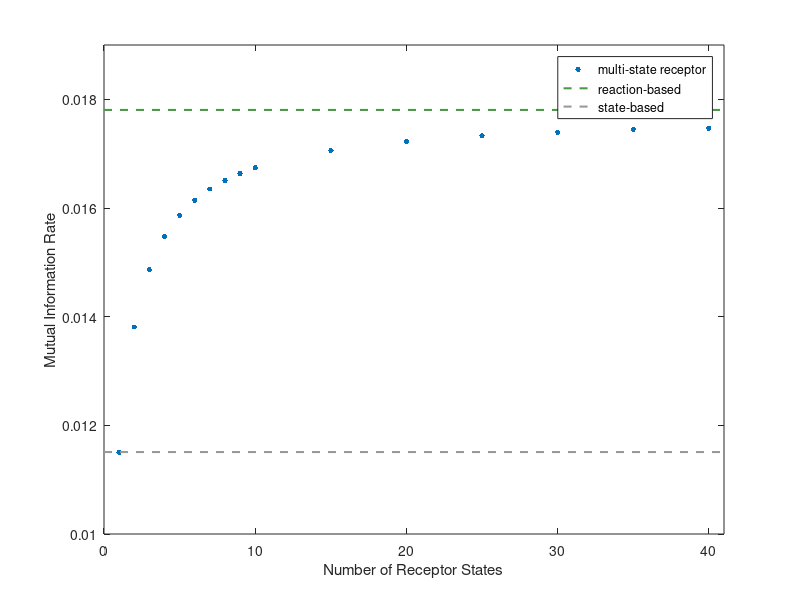

Source code (MATLAB):
%% RunMSReceptorSimulations.m
% This is the main script that numerically simulates the state-based MI
% rate for a multistate receptor. To calculate this quantity, we introduce
% a fast downstream speces X, which can be produced from all active states.
% We then calculate the reaction-based MI rate between the ligand and X,
% which for very large production rates of X converges the state-based MI
% rate between the ligand and the receptor (i.e., the fast production
% reaction mimics a noise-free observer of the receptor on and off
% states).The script automatically generates the linear noise approximation
% and the relevant system matrices needed to solve the conditional
% covariance equations. The code is specific to the particular system and does not
% generalize to arbitrary systems. Note that the execution of the script
% can take several minutes as the number of ODEs that need to be solved scales
% quadratically with the number of receptor states. For N=40, for instance,
% the ODE system has >1500 dimensions.
% Author: Christoph Zechner (czechner (( AT )) sissa.it)

clear;
close all;


% Set this to 1 to compute the mutual information. Set this to 0 if you
% only want to plot from the already existing simulations (stored in
% "simulation_ms_receptor.mat".
runSimulations = 0;

if (runSimulations==1)

    % Time T should be large enough to achieve steady state. Note that very
    % large T can slow down the ODE solver.
    T = 5000;
    grid = linspace(0, T, 300);

    NVec = [1:10, 15:5:40]; % Number of active receptor states (parameter N in the paper)
    RTot = 10; % Total number of receptor copies (parameter r_T in the paper)
    c1 = 1; % Birth rate of ligand (parameter c_1 in the paper)
    c2 = 0.01; % Death rate of ligand (parameter c_2 in the paper)
    kOn = 1; % Activation rate (c^+ in the paper)

    % Birth and death rates of the downstream species X. Those are chosen fast to
    % converge to the state-based limit. Note that the degradation beta is only
    % needed to make X converge to a steady state. This parameter does
    % otherwise not enter the mutual information in the reaction-based
    % formalism, i.e., its particular value is irrelevant.
    gamma = 6000000; %(parameter c_4 in the paper)
    beta = 500000; %(parameter c_5 in the paper)

    % define parameters used for symbolic computation
    params = {'c1', 'c2', 'kOn', 'mu', 'gamma', 'beta'};


    % Run throught different N
    for u=1:length(NVec)

        % Set number of receptor states
        N = NVec(u);

        % Rate at which the receptor runs through the circle. This needs to be multiplied by N
        % to achieve a constant average circle time. This is why it is set
        % inside the loop.
        mu = 1*N;

        % Create stoihiometry of the receptor model
        [Pre, Post, c, X0, h] = GenerateReceptorModel(N, c1, c2, kOn, mu, gamma, beta);
        S = Post - Pre;

        %Generate conditional moments with only X observed. This will generate
        %a file "LNAMomentsODE_0.m", which defines the relevant ODE, which is solved later.
        GenerateLNAODEFilter(S, h, params, 0);

        %Generate conditional moments with both X and ligand observed. This
        %will generate a file "LNAMomentsODE_1.m", which defines the relevant
        %ODE, which is solved later.
        [X, h, A, BBT, F, BBT_Y] = GenerateLNAODEFilter(S, h, params, 1);

        for k=0:1
            condL = k;

            numStates = length(X0);

            % total number of states contains the downstream species. The inactive
            % state is eliminated algebraically. The number of "hidden" states is
            % therefore given by numStates - 2 - condL, where condL refers to the
            % ligand that is either conditioned on or not (which adds / removes one dimension).
            numHiddenStates = numStates - 2 - condL;

            % initialize system to steady state
            R0 = (c2*mu*RTot)/(N*c1*kOn + c2*mu);
            X0(1) = c1/c2;
            X0(2) = (1-R0)*gamma/beta;
            X0(3) = R0;
            X0(4:end) = (RTot-R0)/N;

            % covariance is initialized to zero
            Cov0 = zeros(numHiddenStates, numHiddenStates);
            M0 = [X0; reshape(Cov0, numHiddenStates^2, 1)];

            % set ODE solver options
            opts = odeset;
            opts.RelTol = 1e-9;
            opts.AbsTol = 1e-9;

            % Solve conditional moments
            if (condL==0)
                [~, M] = ode15s(@LNAMomentsODE_0, grid, M0, opts, c1, c2, kOn, mu, gamma, beta);
            elseif (condL==1)
                [~, M] = ode15s(@LNAMomentsODE_1, grid, M0, opts, c1, c2, kOn, mu, gamma, beta);
            end

            M = M';

            % Mutual information needs the total variance of the active state,
            % which can be obtained from the conditional covariance via projection
            W = zeros(1, numHiddenStates);
            W(2-condL:end) = 1; %select all active states and add them up

            CovCond = reshape(M(numStates+1:end, end), numHiddenStates, numHiddenStates);

            % Total conditional variance of the sum of the active states.
            CondVar_Bound(k+1) = W*CovCond*W';

        end


        % The total conditional variances need to be weighted by the relevant noise
        % term. This is obtained directly from the equation generator.
        sigmaS = BBT_Y;
        sigmaS = subs(sigmaS, X, M(1:numStates, end));
        sigmaS = double(subs(sigmaS, 'gamma', gamma));

        % Expression for the mutual information rate. It is calculated as the
        % difference between the conditional variances times
        % a weighting factor.
        mi_ms = gamma^2/2*(CondVar_Bound(1) - CondVar_Bound(2))/sigmaS;
        % Analytical expression for reaction-based MI rate
        mi_rb = -c2/2 + c2/2*sqrt(2*RTot * mu/N * kOn / (c2*mu/N + c1*kOn) + 1);
        % Analytical expression for state-based MI rate
        mi_sb = -c2/2 + c2/2*sqrt(RTot  * mu/N * kOn / (c2*mu/N + c1*kOn) + 1);

        fprintf('\nR0=%f, l=%f\n', RTot-sum(X0(4:end)), X0(1));
        fprintf('State-based: %f (nat/s)\n', mi_sb);
        fprintf('Reaction-based: %f (nat/s)\n', mi_rb);
        fprintf('Multi-state (N=%d): %f (nat/s)\n\n', N, mi_ms);

        mi_ms_vec(u) = mi_ms;

    end

    % Store results
    save("simulation_ms_receptor.mat");
end

% Create figure
load("simulation_ms_receptor.mat");
plot(NVec, mi_ms_vec, '.', 'MarkerSize',12); hold on;
plot([0, 41], mi_rb*ones(1, 2), '--', 'LineWidth', 1.5, 'Color', [0.3, 0.6, 0.3]);
plot([0, 41], mi_sb*ones(1, 2), '--', 'LineWidth', 1.5, 'Color', [0.6, 0.6, 0.6]);
xlim([0, 41]);
ylim([0.010, 0.019]);
xlabel('Number of Receptor States', 'Interpreter','none');
ylabel('Mutual Information Rate', 'Interpreter', 'none');
legend('multi-state receptor', 'reaction-based', 'state-based');
